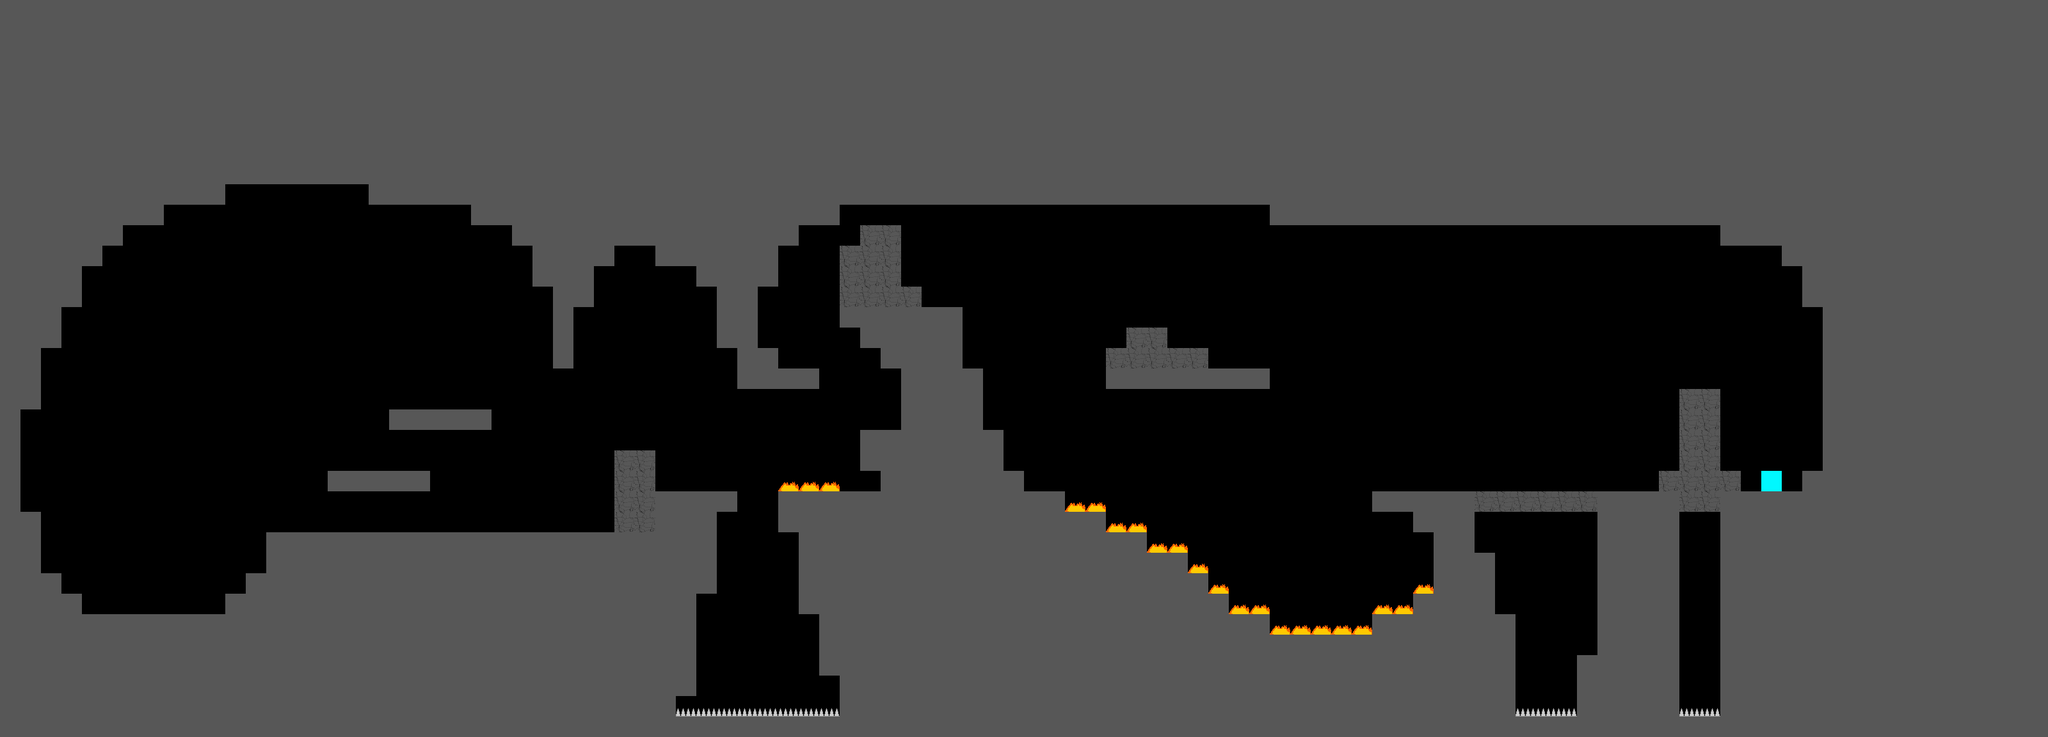

Rendered tile map (Tiled .tmx) drawn with the repository's tilesets; below, a short description and the map source with its tile grids summarised:
An orthogonal 100x36 tile map with 32x32 px tiles, 1 tile layer (Tile Layer 1) and 4 objects.

<map version="1.0" tiledversion="1.0.3" orientation="orthogonal" renderorder="right-down" width="100" height="36" tilewidth="32" tileheight="32" nextobjectid="6">
 <tileset firstgid="1" source="../tilesets/tileset.tsx" />
 <layer name="Tile Layer 1" width="100" height="36">
  <data>[3600 cells, 2334 non-empty, 5 distinct tile ids]</data>
 </layer>
 <objectgroup name="Object Layer 1">
  <object id="2" x="192" y="928" width="32" height="32">
   <properties>
    <property name="type" value="playerStart" />
   </properties>
  </object>
  <object id="3" x="672" y="608" width="32" height="32">
   <properties>
    <property name="potion" value="waterPotion" />
    <property name="type" value="potionPickup" />
   </properties>
  </object>
  <object id="4" x="1472" y="448" width="32" height="32">
   <properties>
    <property name="potion" value="healthPotion" />
    <property name="type" value="potionPickup" />
   </properties>
  </object>
  <object id="5" x="0" y="0" width="3200" height="1152">
   <properties>
    <property name="type" value="bounds" />
   </properties>
  </object>
 </objectgroup>
</map>
